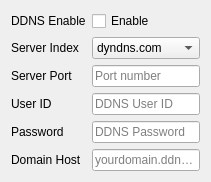
                   <widget class="QWidget" name="scrollAreaWidgetContents_ddns">
                    <layout class="QFormLayout" name="formLayout_ddns">
                     <item row="0" column="0">
                      <widget class="QLabel" name="label_ddns_enable">
                       <property name="text"><string>DDNS Enable</string></property>
                      </widget>
                     </item>
                     <item row="0" column="1">
                      <widget class="QCheckBox" name="ddns_enable">
                       <property name="text"><string>Enable</string></property>
                      </widget>
                     </item>
                     <item row="1" column="0">
                      <widget class="QLabel" name="label_ddns_server_idx">
                       <property name="text"><string>Server Index</string></property>
                      </widget>
                     </item>
                     <item row="1" column="1">
                      <widget class="QComboBox" name="ddns_server_idx">
                       <item><property name="text"><string>dyndns.com</string></property></item>
                      </widget>
                     </item>
                     <item row="2" column="0">
                      <widget class="QLabel" name="label_ddns_server_port">
                       <property name="text"><string>Server Port</string></property>
                      </widget>
                     </item>
                     <item row="2" column="1">
                      <widget class="QLineEdit" name="ddns_server_port">
                       <property name="placeholderText"><string>Port number</string></property>
                      </widget>
                     </item>
                     <item row="3" column="0">
                      <widget class="QLabel" name="label_ddns_user_id">
                       <property name="text"><string>User ID</string></property>
                      </widget>
                     </item>
                     <item row="3" column="1">
                      <widget class="QLineEdit" name="ddns_user_id">
                       <property name="placeholderText"><string>DDNS User ID</string></property>
                      </widget>
                     </item>
                     <item row="4" column="0">
                      <widget class="QLabel" name="label_ddns_password">
                       <property name="text"><string>Password</string></property>
                      </widget>
                     </item>
                     <item row="4" column="1">
                      <widget class="QLineEdit" name="ddns_password">
                       <property name="echoMode"><enum>QLineEdit::Password</enum></property>
                       <property name="placeholderText"><string>DDNS Password</string></property>
                      </widget>
                     </item>
                     <item row="5" column="0">
                      <widget class="QLabel" name="label_ddns_domain">
                       <property name="text"><string>Domain Host</string></property>
                      </widget>
                     </item>
                     <item row="5" column="1">
                      <widget class="QLineEdit" name="ddns_domain">
                       <property name="placeholderText"><string>yourdomain.ddns.net</string></property>
                      </widget>
                     </item>
                    </layout>
                   </widget>
